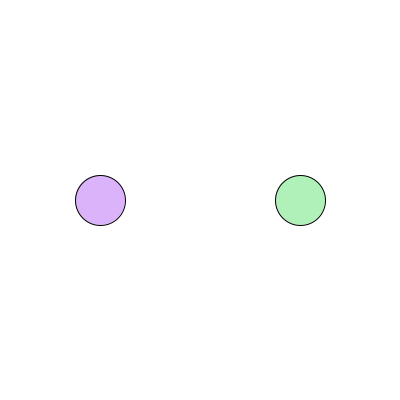
Frame 1 (no input)
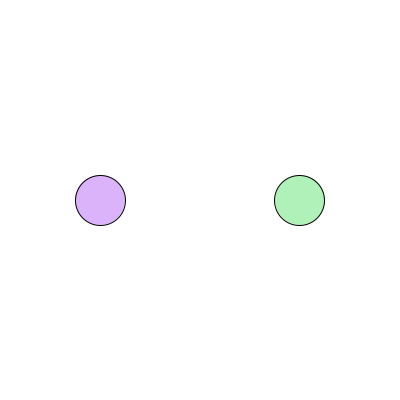
Frame 60 (the mouse pressed at the canvas centre just before this capture)
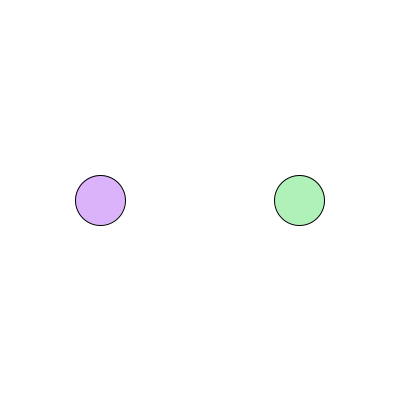
Frame 120 (the mouse held since frame 60 and released just before this capture)

The Processing sketch that drew these frames (run headless with seeded random() and noise(); from frame 60 on, the mouse is pressed at the canvas centre):

// Processing sketch: w16_gravity
// ── w16_gravity.pde
Orb orb1, orb2;
int MIN_MASS = 1, MAX_SIZE = 10, MAX_MASS = 10, MIN_SIZE = 1;

void setup() {
  size(400, 400);
  orb1 = new Orb(100, 200, 50, 10);
  orb2 = new Orb(300, 200, 50, 10);
}

void draw() {
  background(255);
  
  PVector gravity1 = orb1.getGravity(orb2, 0.1);
  PVector gravity2 = orb2.getGravity(orb1, 0.1);
  
  orb1.applyForce(gravity1);
  orb2.applyForce(gravity2);
  
  orb1.run(true);
  orb2.run(true);
  
  orb1.display();
  orb2.display();
}

// ── Orb.pde
class Orb {

  PVector position;
  PVector velocity;
  PVector acceleration;
  int size;
  float mass;
  color c;

  Orb(int x, int y, int s, float m) {
    position = new PVector(x, y);
    velocity = new PVector(0, 0);
    acceleration = new PVector(0, 0);
    size = s;
    mass = m;
    c = color(random(256), random(256), random(256));
  }//constructor

  void run(boolean bounce) {
    position.add(velocity);
    velocity.add(acceleration);
    acceleration.mult(0);
    if (bounce) {
      yBounce();
      xBounce();
    }
  }//run

  float getDensity() {
    return mass/size;
  }//getDensity

  void applyForce(PVector f) {
    PVector newf = f.copy();
    newf.div( mass );
    acceleration.add(newf);
  }//applyForce

  void yBounce() {
    if (position.y < size/2) {
      position.y = size/2;
      velocity.y *= -1;
    }
    else if (position.y >= (height-size/2)) {
      position.y = height - size/2;
      velocity.y *= -1;
    }
  }//yBounce

  void xBounce() {
    if (position.x < size/2) {
      position.x = size/2;
      velocity.x *= -1;
    }
    else if (position.x >= width - size/2) {
      position.x = width - size/2;
      velocity.x *= -1;
    }
  }//xBounce

  boolean checkYBoundry() {
    boolean check = position.y >= height - size/2;
    check = check || (position.y <= size/2);
    return check;
  }
  boolean checkXBoundry() {
    boolean check = position.x >= width - size/2;
    check = check || (position.x <= size/2);
    return check;
  }

  void display() {
    int t = int(map(getDensity(), MIN_MASS/MAX_SIZE, MAX_MASS/MIN_SIZE, 100, 255));
    stroke(0);
    fill(c, t);
    circle(position.x, position.y, size);
  }//display
  
  PVector getGravity(Orb o, float GRAVITY) {
    PVector direction = PVector.sub(o.position, position);
    float distance = direction.mag();
    direction.normalize();
    float force = (GRAVITY * mass * o.mass) / (distance * distance);
    direction.mult(force);
    return direction;
  }//getGravity

}//OrbNode
